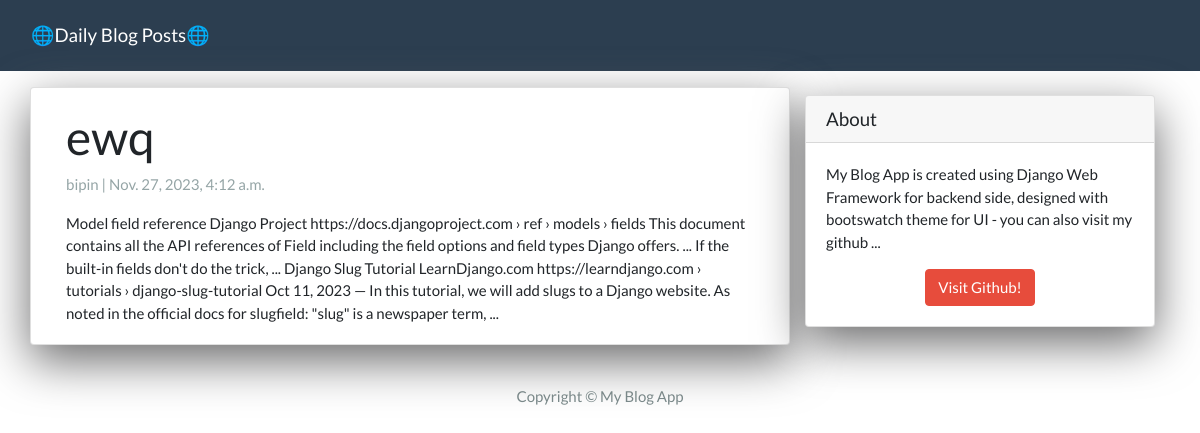
Page /sf/ on the committed database.
### App/models.py (models this page shows, shortened)
class Post(models.Model):
  title =  models.CharField(max_length=200, unique=True)
  slug =   models.SlugField(max_length=200, unique=True)
  author = models.ForeignKey(User, on_delete=models.CASCADE, related_name='blog_posts')
  created_on = models.DateTimeField(auto_now_add=True)
  updated_on = models.DateTimeField(auto_now=True)
  content = models.TextField()
  status = models.IntegerField(choices=STATUS, default=0)
  class Meta:
    ordering = ['-created_on']

### App/views.py (the view)
# urls.py: path('<slug:slug>/', views.DetailView.as_view(), name="post_detail"),
class DetailView(generic.DetailView):
  model = Post
  template_name = 'post_detail.html'

### App/templates/post_detail.html
{% extends 'base.html' %}
{% block content %}
<div class="container">
  <div class="row">
    <div class="col-md-8 card mb-4  mt-3 left  top">
      <div class="card-body">
        <h1>{% block title %} {{ object.title }} {% endblock title %}</h1>
        <p class=" text-muted">{{ post.author }} | {{ post.created_on }}</p>
        <p class="card-text ">{{ object.content | safe }}</p>
      </div>
    </div>
    {% block sidebar %} {% include 'sidebar.html' %} {% endblock sidebar %}
  </div>
</div>
{% endblock content %}

### App/templates/sidebar.html (style rules this page uses)
.card { box-shadow: 0 16px 48px #6a6a6b; }

### rows in the picture
Post: title "ewq", author "bipin", created_on "Nov. 27, 2023, 4:12 a.m.", content "Model field reference Django Project https://docs.djangoproject.com › ref › models › fields This document contains all the API references of Field including the field options and field types Django offers. ... If the built-in fields don't do the trick, ... Django Slug Tutorial LearnDjango.com https://learndjango.com › tutorials › django-slug-tutorial Oct 11, 2023 — In this tutorial, we will add slugs to a Django website. As noted in the official docs for slugfield: \"slug\" is a newspaper term, ..."
